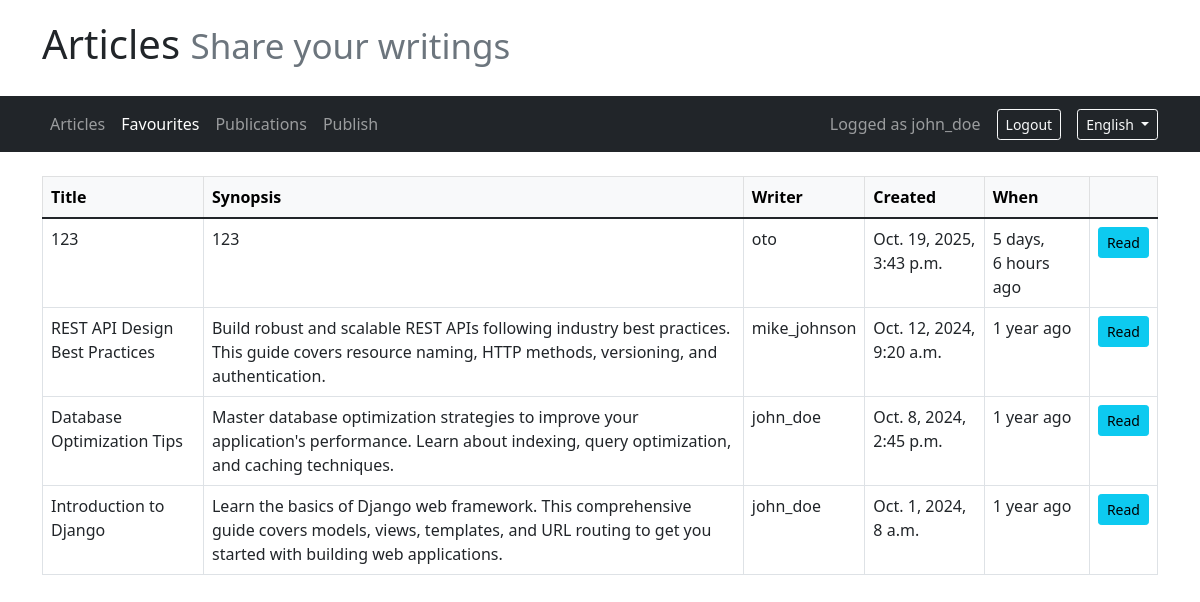
The page /en/favorite-articles/ (signed in) on the database as committed earlier.
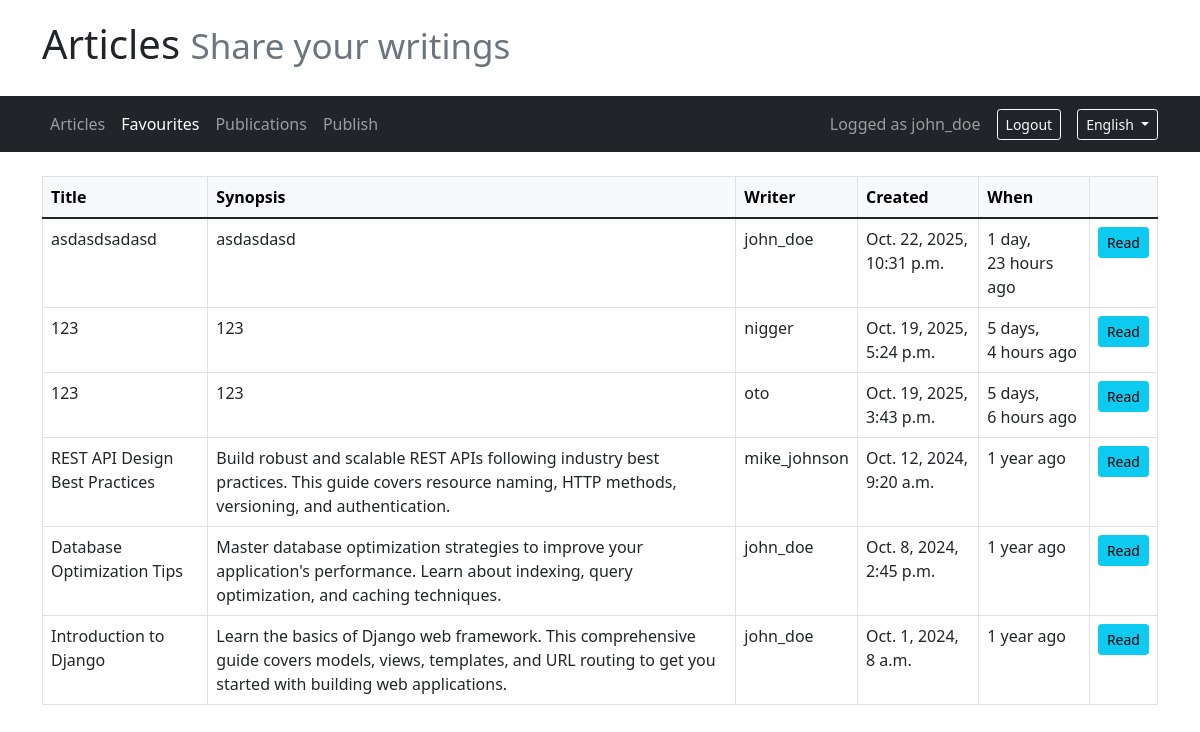
The same page on the database as committed later.
### core/models.py (models this page shows, shortened)
class Article(models.Model):
    title = models.CharField(max_length=64, null=False)
    author = models.ForeignKey(User, on_delete=models.CASCADE, null=False)
    created = models.DateTimeField(auto_now_add=True, null=False)
    synopsis = models.CharField(max_length=312, null=False)
    content = models.TextField(null=False)

### ex01/views/publications.py (the view)
class ArticleFavoriteView(ListView):
    model = Article
    template_name = "ex01/favourite_articles.html"
    def get_queryset(self):
        user = self.request.user
        if user.is_authenticated:
            return Article.objects.filter(userfavoritearticle__user=user).order_by('-created').all()
        raise PermissionDenied("Please login to view your favourite articles")

### ex03/context_processors.py (called while the page is built)
def login_form_processor(request):
    if not request.user.is_authenticated:
        return {'login_form': LoginForm()}
    return {}

### templates/ex01/favourite_articles.html
{% extends 'base.html' %}
{% load i18n %}
{% block content %}
    <table class="table table-bordered">
        <thead class="table-light">
            <tr>
                <th>{% trans "Title" %}</th>
                <th>{% trans "Synopsis" %}</th>
                <th>{% trans "Writer" %}</th>
                <th>{% trans "Created" %}</th>
                <th>{% trans "When" %}</th>
                <th></th>
            </tr>
        </thead>
        <tbody>
            {% for article in object_list %}
                <tr>
                    <td>{{ article.title }}</td>
                    <td>{{ article.synopsis }}</td>
                    <td>{{ article.author }}</td>
                    <td>{{ article.created|date:"N j, Y, P" }}</td>
                    <td>{{ article.created|timesince }} {% trans "ago" %}</td>
                    <td>
                        <a href="{% url 'article_detail' article.id %}" class="btn btn-info btn-sm">{% trans "Read" %}</a>
                    </td>
                </tr>
            {% endfor %}
        </tbody>
    </table>
{% endblock %}

### templates/base.html (shortened to what this page needs)
{% load i18n %}
<!DOCTYPE html>
<html lang="{% get_current_language as LANGUAGE_CODE %}{{ LANGUAGE_CODE }}">
<head>
    <link href="https://cdn.jsdelivr.net/npm/bootstrap@5.1.3/dist/css/bootstrap.min.css" rel="stylesheet">
</head>
<body>
    <div class="container">
        <div class="header-section">
            <h1>{% trans "Articles" %} <small class="text-muted">{% trans "Share your writings" %}</small></h1>
        </div>
    </div>
    {% include 'ex03/menu.html' %}
    <div class="container mt-4">
        {% block content %}
        {% endblock %}
    </div>
</body>
</html>

### templates/ex03/menu.html (shortened to what this page needs)
{% load i18n %}
<nav class="navbar navbar-expand-lg navbar-dark bg-dark">
    <div class="container">
        <div class="collapse navbar-collapse" id="navbarNav">
            <ul class="navbar-nav me-auto">
                <li class="nav-item">
                    <a class="nav-link {% if request.resolver_match.url_name == 'articles' or request.resolver_match.url_name == 'home' %}active{% endif %}"
                       href="{% url 'articles' %}">{% trans "Articles" %}</a>
                </li>
                {% if user.is_authenticated %}
                    <li class="nav-item">
                        <a class="nav-link {% if request.resolver_match.url_name == 'favorite_articles' %}active{% endif %}"
                           href="{% url 'favorite_articles' %}">{% trans "Favourites" %}</a>
                    </li>
                    <li class="nav-item">
                        <a class="nav-link {% if request.resolver_match.url_name == 'publications' %}active{% endif %}"
                           href="{% url 'publications' %}">{% trans "Publications" %}</a>
                    </li>
                    <li class="nav-item">
                        <a class="nav-link {% if request.resolver_match.url_name == 'publish' %}active{% endif %}"
                           href="{% url 'publish' %}">{% trans "Publish" %}</a>
                    </li>
                {% else %}
                    <li class="nav-item">
                        <a class="nav-link {% if request.resolver_match.url_name == 'register' %}active{% endif %}"
                           href="{% url 'register' %}">{% trans "Register" %}</a>
                    </li>
                {% endif %}
            </ul>
            <div class="d-flex align-items-center">
                {% if user.is_authenticated %}
                    <span class="navbar-text me-3">{% trans "Logged as" %} {{ user.username }}</span>
                    <a href="{% url 'logout' %}" class="btn btn-outline-light btn-sm">{% trans "Logout" %}</a>
                {% endif %}
                <div class="ms-3">
                    {% get_current_language as LANGUAGE_CODE %}
                    {% get_available_languages as LANGUAGES %}
                    {% get_language_info_list for LANGUAGES as languages %}
                    <div class="dropdown">
                        <button class="btn btn-outline-light btn-sm dropdown-toggle" type="button" id="languageDropdown" data-bs-toggle="dropdown">
                            {% for language in languages %}
                                {% if language.code == LANGUAGE_CODE %}{{ language.name }}{% endif %}
                            {% endfor %}
                        </button>
                    </div>
                </div>
            </div>
        </div>
    </div>
</nav>

### templates/base.html (style rules this page uses)
.header-section { padding: 20px 0; }

Rows that differ between the two databases and show on the page:
added Article: title "asdasdsadasd", synopsis "asdasdasd", author "john_doe", created "Oct. 22, 2025, 10:31 p.m.", created "1 day, 23 hours"
now on this page (row unchanged): Article: title "123", synopsis "123", author "nigger", created "Oct. 19, 2025, 5:24 p.m.", created "5 days, 4 hours"
